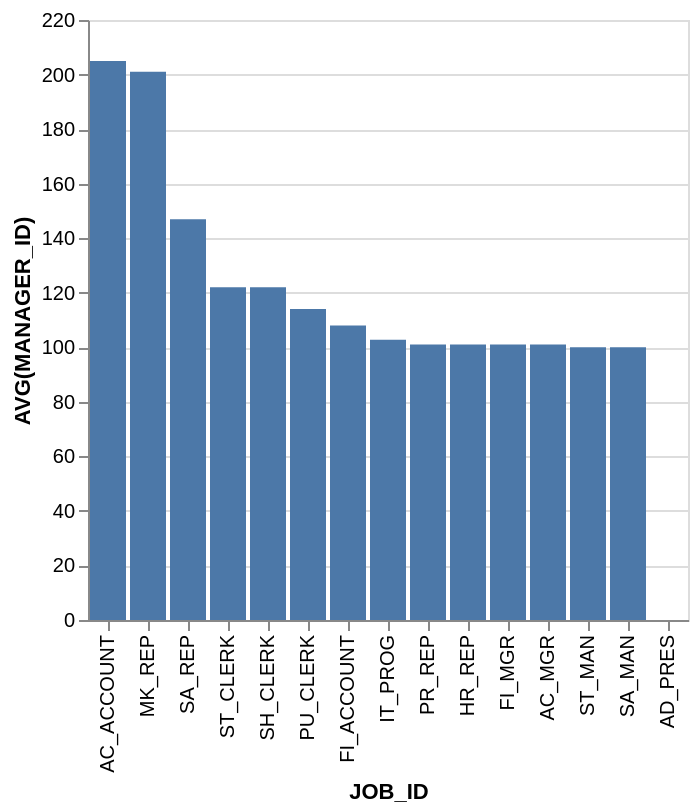

Express this chart as Vega-Lite.
### Vega-Lite specification from a JSON file in a GitHub repository (floating-point values rounded to 4 significant figures)
{"data": {"values": [{"x_data": "AC_ACCOUNT", "y_data": 205}, {"x_data": "MK_REP", "y_data": 201}, {"x_data": "SA_REP", "y_data": 146.9}, {"x_data": "ST_CLERK", "y_data": 122}, {"x_data": "SH_CLERK", "y_data": 122}, {"x_data": "PU_CLERK", "y_data": 114}, {"x_data": "FI_ACCOUNT", "y_data": 108}, {"x_data": "IT_PROG", "y_data": 102.8}, {"x_data": "PR_REP", "y_data": 101}, {"x_data": "HR_REP", "y_data": 101}, {"x_data": "FI_MGR", "y_data": 101}, {"x_data": "AC_MGR", "y_data": 101}, {"x_data": "ST_MAN", "y_data": 100}, {"x_data": "SA_MAN", "y_data": 100}, {"x_data": "AD_PRES", "y_data": 0}]}, "mark": "bar", "encoding": {"x": {"field": "x_data", "type": "nominal", "title": "JOB_ID", "sort": {"op": "sum", "field": "y_data", "order": "descending"}}, "y": {"field": "y_data", "type": "quantitative", "title": "AVG(MANAGER_ID)"}}}
